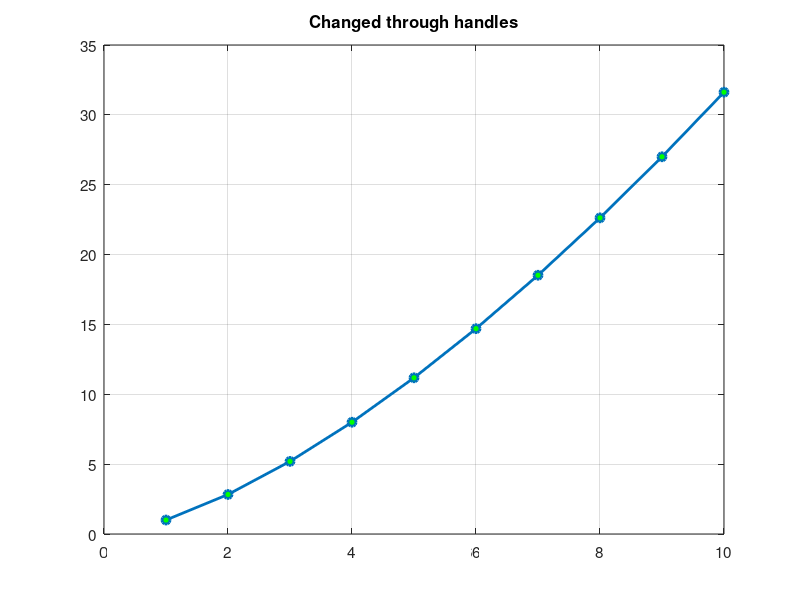

This figure's MATLAB source:
% Day 035 · Formatting a Plot: Labels, Title, Text, Legend, Axis and Grid — Changing a plot through handles
% Run: open this file in MATLAB and press Run (or type example_3 in the Command Window)

x = 1:10;
h = plot(x, x.^1.5, 'o-');
set(h, 'LineWidth', 2)              % in MATLAB R2014b+ you can also write h.LineWidth = 2
set(h, 'MarkerFaceColor', 'g')
ax = gca;
set(ax, 'FontSize', 11, 'XGrid', 'on', 'YGrid', 'on')
title('Changed through handles')
fprintf('The line has %d points and colour %s\n', numel(get(h, 'XData')), mat2str(get(h, 'Color'), 3));
